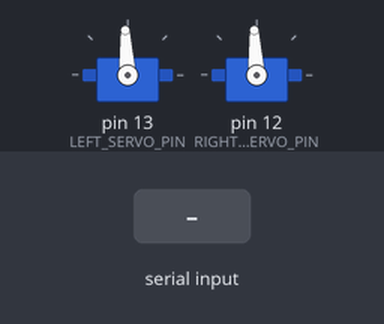
Recording of a sketch running on a simulated Arduino Uno, built with avr-gcc and run on an emulated ATmega328P. Parts: 2 × servo. Inputs (shaded band) come from the test bench. What the sketch prints to the serial monitor is not drawn.

Above: at 2.4 s.
2.5 s: "1\n" received over Serial
At 4.7 s:
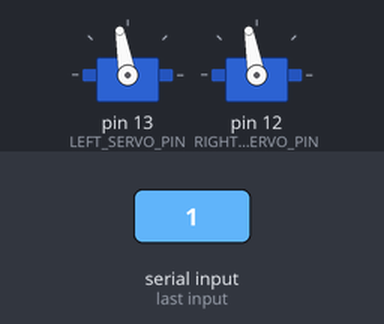
5.0 s: byte 10 ('\n') received over Serial
At 5.8 s:
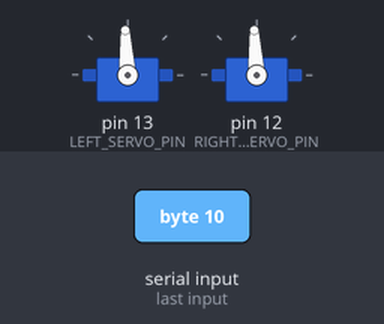
6.5 s: "3\n" received over Serial
At 8.4 s:
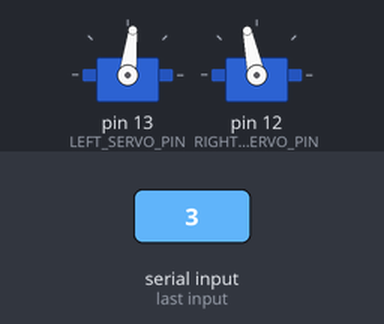
9.0 s: byte 13 ('\r') received over Serial
At 10.2 s:
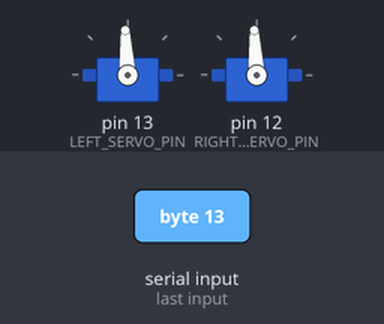
10.5 s: "4\n" received over Serial
At 12.9 s:
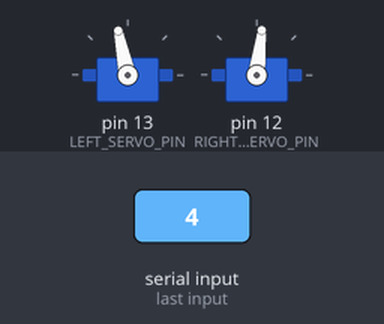
Timing chart, 0 to 14.0 s (numbered marks = the images above; inputs shaded):
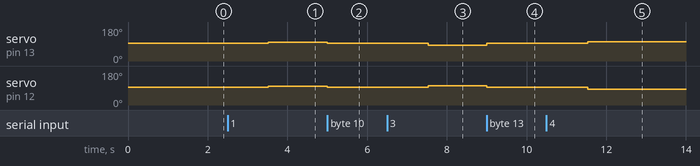

Measured:
- after the input at 2.5 s, servo on pin 13 (LEFT_SERVO_PIN), servo on pin 12 (RIGHT_SERVO_PIN): 93° → 100° after 1.0 s
- after the input at 5.0 s, servo on pin 13 (LEFT_SERVO_PIN), servo on pin 12 (RIGHT_SERVO_PIN): 100° → 93° at once
- after the input at 6.5 s, servo on pin 13 (LEFT_SERVO_PIN): 93° → 83° after 1.0 s; servo on pin 12 (RIGHT_SERVO_PIN): 93° → 102° after 1.0 s
- after the input at 9.0 s, servo on pin 13 (LEFT_SERVO_PIN): 83° → 93° at once; servo on pin 12 (RIGHT_SERVO_PIN): 102° → 93° at once
- after the input at 10.5 s, servo on pin 13 (LEFT_SERVO_PIN): 93° → 102° after 1.0 s; servo on pin 12 (RIGHT_SERVO_PIN): 93° → 83° after 1.0 s

The sketch:

constantime.ino
```cpp
#include <Servo.h>

// ---------------- SERVO PINS ----------------
const int LEFT_SERVO_PIN  = 13;
const int RIGHT_SERVO_PIN = 12;

// ---------------- SERVO MODEL ----------------
// Left forward: 1500 -> 1300 (smaller = faster)
// Right forward: 1500 -> 1700 (larger = faster)
const int SERVO_MIN  = 1300;
const int SERVO_STOP = 1500;
const int SERVO_MAX  = 1700;

// Spin speed
const int SPIN_SPEED_OFFSET = 80;   // TUNE speed

Servo leftServo;
Servo rightServo;

// ------------- BASIC DRIVE HELPERS -------------

void driveRaw(int leftPulse, int rightPulse) {
  leftPulse  = constrain(leftPulse,  SERVO_MIN, SERVO_MAX);
  rightPulse = constrain(rightPulse, SERVO_MIN, SERVO_MAX);
  leftServo.writeMicroseconds(leftPulse);
  rightServo.writeMicroseconds(rightPulse);
}

void stopMotors() {
  leftServo.writeMicroseconds(SERVO_STOP);
  rightServo.writeMicroseconds(SERVO_STOP);
}

// ------------- SERIAL LINE READER -------------
// Read one full line (until ENTER). Works with "Newline" or "Both NL & CR".

String readSerialLine() {
  String s = "";
  while (true) {
    if (Serial.available()) {
      char c = Serial.read();
      if (c == '\n' || c == '\r') {
        // If we have any chars collected, return the line
        if (s.length() > 0) {
          return s;
        }
        // If s is empty, it was just an "empty ENTER" -> return empty string
        return "";
      } else {
        s += c;
      }
    }
  }
}

// ------------- TUNING HELPERS -------------

// Wait for user to press ENTER (empty line)
void waitForSecondEnter() {
  while (true) {
    if (Serial.available()) {
      String line = readSerialLine();
      // empty line -> just ENTER
      if (line.length() == 0) {
        return;
      }
      // if user typed something else, ignore and keep waiting
    }
  }
}

// These four functions implement:
// 1) Start moving
// 2) Keep moving until you press ENTER
// 3) Stop and print elapsed time

void tuneSpinLeft90() {
  Serial.println("\nTUNE: SPIN LEFT 90°");
  Serial.println("Now spinning. When robot reaches 90°, press ENTER.");
  delay(1000);

  unsigned long start = millis();

  while (true) {
    // Spin left: left backward (>1500), right forward (>1500 with your wiring)
    int leftPulse  = SERVO_STOP + SPIN_SPEED_OFFSET;
    int rightPulse = SERVO_STOP + SPIN_SPEED_OFFSET;
    driveRaw(leftPulse, rightPulse);

    if (Serial.available()) {
      String line = readSerialLine();
      if (line.length() == 0) {
        // empty ENTER -> stop
        break;
      }
      // else ignore
    }
  }

  stopMotors();
  unsigned long dt = millis() - start;
  Serial.print("RESULT: SPIN LEFT 90° time = ");
  Serial.print(dt);
  Serial.println(" ms");
}

void tuneSpinLeft180() {
  Serial.println("\nTUNE: SPIN LEFT 180°");
  Serial.println("Now spinning. When robot completes 180°, press ENTER.");
  delay(1000);

  unsigned long start = millis();

  while (true) {
    int leftPulse  = SERVO_STOP + SPIN_SPEED_OFFSET;
    int rightPulse = SERVO_STOP + SPIN_SPEED_OFFSET;
    driveRaw(leftPulse, rightPulse);

    if (Serial.available()) {
      String line = readSerialLine();
      if (line.length() == 0) {
        break;
      }
    }
  }

  stopMotors();
  unsigned long dt = millis() - start;
  Serial.print("RESULT: SPIN LEFT 180° time = ");
  Serial.print(dt);
  Serial.println(" ms");
}

void tuneForward5in() {
  Serial.println("\nTUNE: FORWARD 5 inches");
  Serial.println("Now moving forward. When robot has moved 5 inches, press ENTER.");
  delay(1000);

  unsigned long start = millis();

  while (true) {
    // Forward: left <1500, right >1500
    int leftPulse  = 1400; // pick a forward speed
    int rightPulse = 1600;
    driveRaw(leftPulse, rightPulse);

    if (Serial.available()) {
      String line = readSerialLine();
      if (line.length() == 0) {
        break;
      }
    }
  }

  stopMotors();
  unsigned long dt = millis() - start;
  Serial.print("RESULT: FORWARD 5 inches time = ");
  Serial.print(dt);
  Serial.println(" ms");
}

void tuneBackward5in() {
  Serial.println("\nTUNE: BACKWARD 5 inches");
  Serial.println("Now moving backward. When robot has moved 5 inches back, press ENTER.");
  delay(1000);

  unsigned long start = millis();

  while (true) {
    // Backward mirror: left >1500, right <1500
    int leftPulse  = 1600;
    int rightPulse = 1400;
    driveRaw(leftPulse, rightPulse);

    if (Serial.available()) {
      String line = readSerialLine();
      if (line.length() == 0) {
        break;
      }
    }
  }

  stopMotors();
  unsigned long dt = millis() - start;
  Serial.print("RESULT: BACKWARD 5 inches time = ");
  Serial.print(dt);
  Serial.println(" ms");
}

// ------------- SETUP & LOOP -------------

void setup() {
  Serial.begin(9600);
  leftServo.attach(LEFT_SERVO_PIN);
  rightServo.attach(RIGHT_SERVO_PIN);
  stopMotors();
  delay(1000);

  Serial.println("=== DRIVE TUNING PROGRAM ===");
  Serial.println("Type command, press ENTER, then when motion is correct, press ENTER again:");
  Serial.println("  1 : Tune SPIN LEFT 90°");
  Serial.println("  2 : Tune SPIN LEFT 180°");
  Serial.println("  3 : Tune FORWARD 5 inches");
  Serial.println("  4 : Tune BACKWARD 5 inches");
  Serial.println();
  Serial.println("Example: type 1, press ENTER -> robot spins; when at 90°, press ENTER again.");
}

void loop() {
  if (Serial.available()) {
    String cmd = readSerialLine();  // waits until you press ENTER

    if (cmd == "1") {
      tuneSpinLeft90();
    }
    else if (cmd == "2") {
      tuneSpinLeft180();
    }
    else if (cmd == "3") {
      tuneForward5in();
    }
    else if (cmd == "4") {
      tuneBackward5in();
    }
    else if (cmd.length() == 0) {
      // Just ENTER while idle -> do nothing
    }
    else {
      Serial.print("Unknown command: ");
      Serial.println(cmd);
    }

    Serial.println("\nReady for next command (1–4).");
  }
}
```
